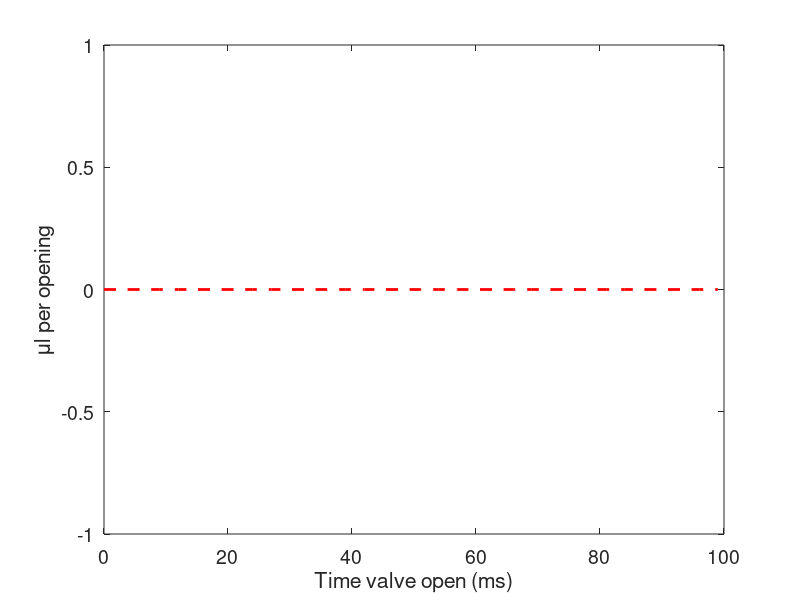
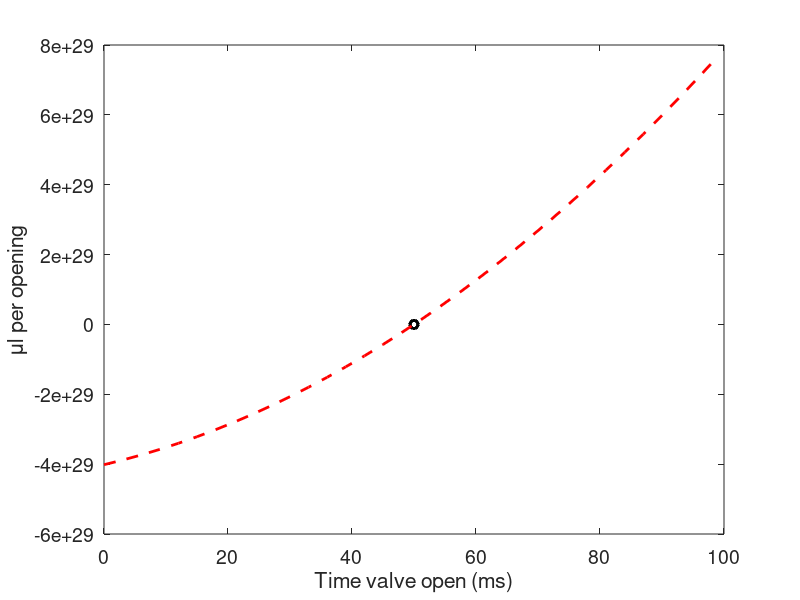
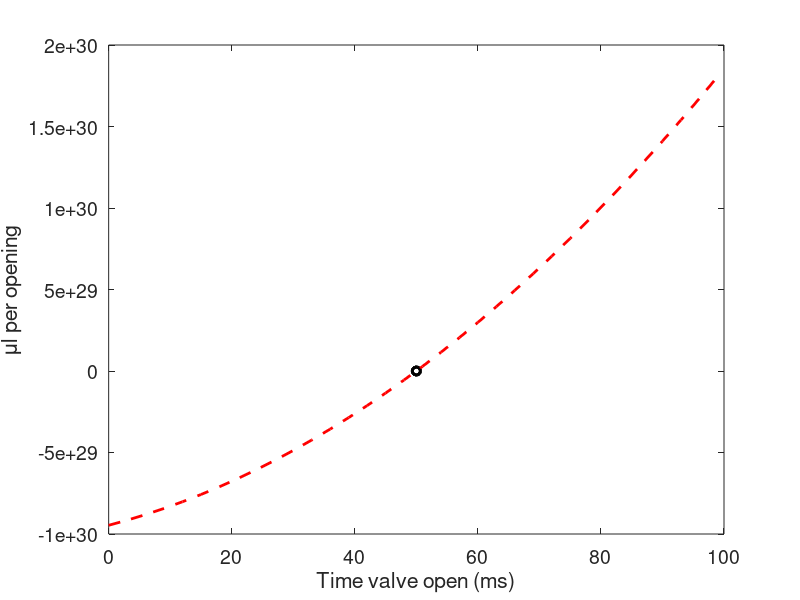
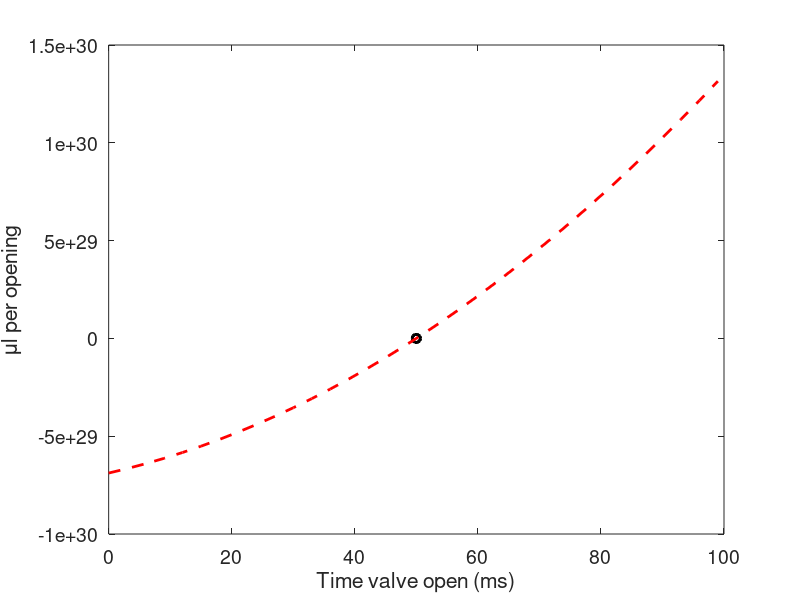

MATLAB code for these plots, in order:
%% xxxx date here 2017 Water calibration for the top booth - fill the tube to 60 ml with H2O
empty = []; % g - weight of empty eppendorf
durations = []; % ms - duration of solenoid opening
weights = []; % weight of eppendorf with water from 100 openings of the valve
ulPerOpening = (weights - repmat(empty,1,length(weights)))*1000/100;

figure
plot(durations,ulPerOpening,'ok','LineWidth',2)
xlabel('Time valve open (ms)')
ylabel('\mul per opening')

P = polyfit(durations,ulPerOpening,3);
x1 = 0:3:100;
y1 = polyval(P,x1);
hold on
plot(x1,y1,'r--','LineWidth',2)
set(gca,'FontSize',14)

x1 = 50; % if x is ...
y1 = polyval(P,x1);
disp([num2str(y1) ' ul in 50 ms'])

%% 15 June 2017 Water calibration for the top booth - fill the tube to 60 ml with H2O
empty = 1.1110; % g - weight of empty eppendorf
durations = [50,50,50]; % ms - duration of solenoid opening
weights = [1.4525,1.4517,1.4531]; % weight of eppendorf with water from 100 openings of the valve
ulPerOpening = (weights - repmat(empty,1,length(weights)))*1000/100;

figure
plot(durations,ulPerOpening,'ok','LineWidth',2)
xlabel('Time valve open (ms)')
ylabel('\mul per opening')

P = polyfit(durations,ulPerOpening,3);
x1 = 0:3:100;
y1 = polyval(P,x1);
hold on
plot(x1,y1,'r--','LineWidth',2)
set(gca,'FontSize',14)

x1 = 50; % if x is ...
y1 = polyval(P,x1);
disp([num2str(y1) ' ul in 50 ms'])

%% %% 06/12/2017 Water calibration for the top booth - fill the tube to 60 ml with H2O
empty = 1.1106; % g - weight of empty eppendorf
durations = [50,50,50]; % ms - duration of solenoid opening
weights = [1.4298,1.4295,1.4328]; % weight of eppendorf with water from 100 openings of the valve
ulPerOpening = (weights - repmat(empty,1,length(weights)))*1000/100;

figure
plot(durations,ulPerOpening,'ok','LineWidth',2)
xlabel('Time valve open (ms)')
ylabel('\mul per opening')

P = polyfit(durations,ulPerOpening,3);
x1 = 0:3:100;
y1 = polyval(P,x1);
hold on
plot(x1,y1,'r--','LineWidth',2)
set(gca,'FontSize',14)

x1 = 50; % if x is ...
y1 = polyval(P,x1);
disp([num2str(y1) ' ul in 50 ms'])

%% 06/05/2017 Water calibration for the top booth - fill the tube to 60 ml with H2O
empty = 1.1111; % g - weight of empty eppendorf
durations = [50,50,50]; % ms - duration of solenoid opening
weights = [1.2970,1.3949,1.3973]; % weight of eppendorf with water from 100 openings of the valve
ulPerOpening = (weights - repmat(empty,1,length(weights)))*1000/100;

figure
plot(durations,ulPerOpening,'ok','LineWidth',2)
xlabel('Time valve open (ms)')
ylabel('\mul per opening')

P = polyfit(durations,ulPerOpening,3);
x1 = 0:3:100;
y1 = polyval(P,x1);
hold on
plot(x1,y1,'r--','LineWidth',2)
set(gca,'FontSize',14)

x1 = 50; % if x is ...
y1 = polyval(P,x1);
disp([num2str(y1) ' ul in 50 ms'])

%% 29 May 2017 Water calibration for the top booth - fill the tube to 60 ml with H2O
empty = 1.1113; % g - weight of empty eppendorf
durations = [50,50,50]; % ms - duration of solenoid opening
weights = [1.4534, 1.4524,1.4500]; % weight of eppendorf with water from 100 openings of the valve
ulPerOpening = (weights - repmat(empty,1,length(weights)))*1000/100;

figure
plot(durations,ulPerOpening,'ok','LineWidth',2)
xlabel('Time valve open (ms)')
ylabel('\mul per opening')

P = polyfit(durations,ulPerOpening,3);
x1 = 0:3:100;
y1 = polyval(P,x1);
hold on
plot(x1,y1,'r--','LineWidth',2)
set(gca,'FontSize',14)

x1 = 50; % if x is ...
y1 = polyval(P,x1);
disp([num2str(y1) ' ul in 50 ms'])

%% 22 May 2017 Water calibration for the top booth - fill the tube to 60 ml with H2O
empty = 1.1112; % g - weight of empty eppendorf
durations = [50 50]; % ms - duration of solenoid opening
weights = [1.3316, 1.4091]; % weight of eppendorf with water from 100 openings of the valve
ulPerOpening = (weights - repmat(empty,1,length(weights)))*1000/100;

figure
plot(durations,ulPerOpening,'ok','LineWidth',2)
xlabel('Time valve open (ms)')
ylabel('\mul per opening')

P = polyfit(durations,ulPerOpening,2);
x1 = 0:3:100;
y1 = polyval(P,x1);
hold on
plot(x1,y1,'r--','LineWidth',2)
set(gca,'FontSize',14)

x1 = 50; % if x is ...
y1 = polyval(P,x1)

%% 11th May 2017 Water calibration for the top booth - fill the tube to 60 ml with H2O
empty = 1.1109; % g - weight of empty eppendorf
durations = [50, 50, 75, 25, 15, 100, 50]; % ms - duration of solenoid opening
weights = [1.4151, 1.4147, 1.5079, 1.3809, 1.3196, 1.6130, 1.4181]; % weight of eppendorf with water from 100 openings of the valve
ulPerOpening = (weights - repmat(empty,1,length(weights)))*1000/100;

figure
plot(durations,ulPerOpening,'ok','LineWidth',2)
xlabel('Time valve open (ms)')
ylabel('\mul per opening')

P = polyfit(durations,ulPerOpening,2);
x1 = 0:3:100;
y1 = polyval(P,x1);
hold on
plot(x1,y1,'r--','LineWidth',2)
set(gca,'FontSize',14)

x1 = 50; % if x is ...
y1 = polyval(P,x1)

%% 24th April 2017 Water calibration for the top booth - fill the tube to 60 ml with H2O
empty = 1.1112; % g - weight of empty eppendorf
durations = [50,50,100,15,25,50]; % ms - duration of solenoid opening
weights = [1.3830, 1.3624, 1.5849, 1.2818, 1.3292, 1.3632]; % weight of eppendorf with water from 100 openings of the valve
ulPerOpening = (weights - repmat(empty,1,length(weights)))*1000/100;

figure
plot(durations,ulPerOpening,'ok','LineWidth',2)
xlabel('Time valve open (ms)')
ylabel('\mul per opening')

P = polyfit(durations,ulPerOpening,2);
x1 = 0:3:100;
y1 = polyval(P,x1);
hold on
plot(x1,y1,'r--','LineWidth',2)
set(gca,'FontSize',14)

x1 = 50; % if x is ...
y1 = polyval(P,x1)
%% 10th April 2017 Water calibration for the top booth - fill the tube to 60 ml with H2O
empty = 1.1108; % g - weight of empty eppendorf
durations = [50,50,100,25,15]; % ms - duration of solenoid opening
weights = [1.3825, 1.3878, 1.6081, 1.3414, 1.2803]; % weight of eppendorf with water from 100 openings of the valve
ulPerOpening = (weights - repmat(empty,1,length(weights)))*1000/100;

figure
plot(durations,ulPerOpening,'ok','LineWidth',2)
xlabel('Time valve open (ms)')
ylabel('\mul per opening')

P = polyfit(durations,ulPerOpening,2);
x1 = 0:3:100;
y1 = polyval(P,x1);
hold on
plot(x1,y1,'r--','LineWidth',2)
set(gca,'FontSize',14)

x1 = 50; % if x is ...
y1 = polyval(P,x1)
%% 6th March 2017 Water calibration for the top booth - fill the tube to 60 ml with H2O
empty = 1.1158; % g - weight of empty eppendorf
durations = [50,50,100,25,15]; % ms - duration of solenoid opening
weights = [1.3594, 1.3833, 1.5200, 1.3348, 1.2690]; % weight of eppendorf with water from 100 openings of the valve
ulPerOpening = (weights - repmat(empty,1,length(weights)))*1000/100;

figure
plot(durations,ulPerOpening,'ok','LineWidth',2)
xlabel('Time valve open (ms)')
ylabel('\mul per opening')

P = polyfit(durations,ulPerOpening,2);
x1 = 0:3:100;
y1 = polyval(P,x1);
hold on
plot(x1,y1,'r--','LineWidth',2)
set(gca,'FontSize',14)

x1 = 50; % if x is ...
y1 = polyval(P,x1);
disp([num2str(y1) ' ul per 50 ms opening'])

%% Water calibration for the top booth - fill the tube to 60 ml with H2O

empty = 1.1152; % g - weight of empty eppendorf
durations = [6,7,7,10,10,15,20,50,100]; % ms - duration of solenoid opening
weights = [1.1973,1.2098,1.2096,1.2317,1.2315,1.2594,1.2894,1.4034,1.5920]; % weight of eppendorf with water from 100 openings of the valve
ulPerOpening = (weights - repmat(empty,1,length(weights)))*1000/100;

figure
plot(durations,ulPerOpening,'ok','LineWidth',2)
xlabel('Time valve open (ms)')
ylabel('\mul per opening')

P = polyfit(durations,ulPerOpening,2);
x1 = 0:3:100;
y1 = polyval(P,x1);
hold on
plot(x1,y1,'r--','LineWidth',2)
set(gca,'FontSize',14)

x1 = 50; % if x is ...
y1 = polyval(P,x1) % y =

%% Water calibration for the top booth - fill the tube to 25 ml with H2O

empty = 1.1155; % g - weight of empty eppendorf
durations = [6,7,7,10,10,15,15,20,20,50,50,100]; % ms - duration of solenoid opening
weights = [1.1800,1.1937,1.1949,1.2094,1.2093,1.2365,1.2317,1.2622,1.2564,1.3648,1.3587,1.5235]; % weight of eppendorf with water from 100 openings of the valve
ulPerOpening = (weights - repmat(empty,1,length(weights)))*1000/100;

figure
plot(durations,ulPerOpening,'ok','LineWidth',2)
xlabel('Time valve open (ms)')
ylabel('\mul per opening')

P = polyfit(durations,ulPerOpening,2);
x1 = 0:3:100;
y1 = polyval(P,x1);
hold on
plot(x1,y1,'r--','LineWidth',2)
set(gca,'FontSize',14)